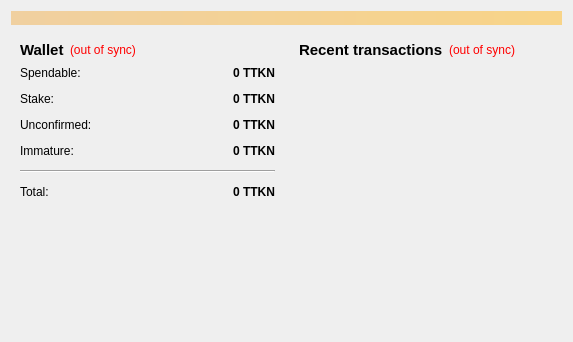
<?xml version="1.0" encoding="UTF-8"?>
<ui version="4.0">
 <class>OverviewPage</class>
 <widget class="QWidget" name="OverviewPage">
  <property name="geometry">
   <rect>
    <x>0</x>
    <y>0</y>
    <width>573</width>
    <height>342</height>
   </rect>
  </property>
  <property name="windowTitle">
   <string>Form</string>
  </property>
  <layout class="QVBoxLayout" name="topLayout">
   <item>
    <widget class="QLabel" name="labelAlerts">
     <property name="visible">
      <bool>false</bool>
     </property>
     <property name="styleSheet">
      <string notr="true">background-color: qlineargradient(x1: 0, y1: 0, x2: 1, y2: 0, stop:0 #F0D0A0, stop:1 #F8D488);  color:#000000
</string>
     </property>
     <property name="wordWrap">
      <bool>true</bool>
     </property>
     <property name="margin">
      <number>3</number>
     </property>
    </widget>
   </item>
   <item>
    <layout class="QHBoxLayout" name="horizontalLayout" stretch="1,1">
     <item>
      <layout class="QVBoxLayout" name="verticalLayout_2">
       <item>
        <widget class="QWidget" name="widget" native="true">
         <layout class="QVBoxLayout" name="verticalLayout_4">
          <item>
           <layout class="QHBoxLayout" name="horizontalLayout_4">
            <item>
             <widget class="QLabel" name="label_5">
              <property name="font">
               <font>
                <pointsize>11</pointsize>
                <weight>75</weight>
                <bold>true</bold>
               </font>
              </property>
              <property name="text">
               <string>Wallet</string>
              </property>
             </widget>
            </item>
            <item>
             <widget class="QLabel" name="labelWalletStatus">
              <property name="toolTip">
               <string>The displayed information may be out of date. Your wallet automatically synchronizes with the Republicoin network after a connection is established, but this process has not completed yet.</string>
              </property>
              <property name="styleSheet">
               <string notr="true">QLabel { color: red; }</string>
              </property>
              <property name="text">
               <string notr="true">(out of sync)</string>
              </property>
              <property name="alignment">
               <set>Qt::AlignLeading|Qt::AlignLeft|Qt::AlignVCenter</set>
              </property>
             </widget>
            </item>
            <item>
             <spacer name="horizontalSpacer_2">
              <property name="orientation">
               <enum>Qt::Horizontal</enum>
              </property>
              <property name="sizeHint" stdset="0">
               <size>
                <width>40</width>
                <height>20</height>
               </size>
              </property>
             </spacer>
            </item>
           </layout>
          </item>
          <item>
           <layout class="QFormLayout" name="formLayout_2">
            <property name="fieldGrowthPolicy">
             <enum>QFormLayout::AllNonFixedFieldsGrow</enum>
            </property>
            <property name="horizontalSpacing">
             <number>12</number>
            </property>
            <property name="verticalSpacing">
             <number>12</number>
            </property>
            <item row="0" column="0">
             <widget class="QLabel" name="label">
              <property name="text">
               <string>Spendable:</string>
              </property>
             </widget>
            </item>
            <item row="0" column="1">
             <widget class="QLabel" name="labelBalance">
              <property name="font">
               <font>
                <weight>75</weight>
                <bold>true</bold>
               </font>
              </property>
              <property name="cursor">
               <cursorShape>IBeamCursor</cursorShape>
              </property>
              <property name="toolTip">
               <string>Your current spendable balance</string>
              </property>
              <property name="text">
               <string notr="true">0 TTKN</string>
              </property>
              <property name="alignment">
               <set>Qt::AlignRight|Qt::AlignTrailing|Qt::AlignVCenter</set>
              </property>
              <property name="textInteractionFlags">
               <set>Qt::LinksAccessibleByMouse|Qt::TextSelectableByKeyboard|Qt::TextSelectableByMouse</set>
              </property>
             </widget>
            </item>
            <item row="1" column="0">
             <widget class="QLabel" name="label_6">
              <property name="text">
               <string>Stake:</string>
              </property>
             </widget>
            </item>
            <item row="1" column="1">
             <widget class="QLabel" name="labelStake">
              <property name="font">
               <font>
                <weight>75</weight>
                <bold>true</bold>
               </font>
              </property>
              <property name="cursor">
               <cursorShape>IBeamCursor</cursorShape>
              </property>
              <property name="toolTip">
               <string>Total of coins that was staked, and do not yet count toward the current balance</string>
              </property>
              <property name="text">
               <string notr="true">0 TTKN</string>
              </property>
              <property name="alignment">
               <set>Qt::AlignRight|Qt::AlignTrailing|Qt::AlignVCenter</set>
              </property>
              <property name="textInteractionFlags">
               <set>Qt::LinksAccessibleByMouse|Qt::TextSelectableByKeyboard|Qt::TextSelectableByMouse</set>
              </property>
             </widget>
            </item>
            <item row="2" column="0">
             <widget class="QLabel" name="label_3">
              <property name="text">
               <string>Unconfirmed:</string>
              </property>
             </widget>
            </item>
            <item row="2" column="1">
             <widget class="QLabel" name="labelUnconfirmed">
              <property name="font">
               <font>
                <weight>75</weight>
                <bold>true</bold>
               </font>
              </property>
              <property name="cursor">
               <cursorShape>IBeamCursor</cursorShape>
              </property>
              <property name="toolTip">
               <string>Total of transactions that have yet to be confirmed, and do not yet count toward the current balance</string>
              </property>
              <property name="text">
               <string notr="true">0 TTKN</string>
              </property>
              <property name="alignment">
               <set>Qt::AlignRight|Qt::AlignTrailing|Qt::AlignVCenter</set>
              </property>
              <property name="textInteractionFlags">
               <set>Qt::LinksAccessibleByMouse|Qt::TextSelectableByKeyboard|Qt::TextSelectableByMouse</set>
              </property>
             </widget>
            </item>
            <item row="3" column="0">
             <widget class="QLabel" name="labelImmatureText">
              <property name="text">
               <string>Immature:</string>
              </property>
             </widget>
            </item>
            <item row="3" column="1">
             <widget class="QLabel" name="labelImmature">
              <property name="font">
               <font>
                <weight>75</weight>
                <bold>true</bold>
               </font>
              </property>
              <property name="toolTip">
               <string>Mined balance that has not yet matured</string>
              </property>
              <property name="text">
               <string notr="true">0 TTKN</string>
              </property>
              <property name="alignment">
               <set>Qt::AlignRight|Qt::AlignTrailing|Qt::AlignVCenter</set>
              </property>
              <property name="textInteractionFlags">
               <set>Qt::LinksAccessibleByMouse|Qt::TextSelectableByKeyboard|Qt::TextSelectableByMouse</set>
              </property>
             </widget>
            </item>
            <item row="4" column="0" colspan="2">
             <widget class="Line" name="line">
              <property name="orientation">
               <enum>Qt::Horizontal</enum>
              </property>
             </widget>
            </item>
            <item row="5" column="0">
             <widget class="QLabel" name="labelTotalText">
              <property name="text">
               <string>Total:</string>
              </property>
             </widget>
            </item>
            <item row="5" column="1">
             <widget class="QLabel" name="labelTotal">
              <property name="font">
               <font>
                <weight>75</weight>
                <bold>true</bold>
               </font>
              </property>
              <property name="cursor">
               <cursorShape>IBeamCursor</cursorShape>
              </property>
              <property name="toolTip">
               <string>Your current total balance</string>
              </property>
              <property name="text">
               <string notr="true">0 TTKN</string>
              </property>
              <property name="alignment">
               <set>Qt::AlignRight|Qt::AlignTrailing|Qt::AlignVCenter</set>
              </property>
              <property name="textInteractionFlags">
               <set>Qt::LinksAccessibleByMouse|Qt::TextSelectableByKeyboard|Qt::TextSelectableByMouse</set>
              </property>
             </widget>
            </item>
           </layout>
          </item>
         </layout>
        </widget>
       </item>
       <item>
        <spacer name="verticalSpacer">
         <property name="orientation">
          <enum>Qt::Vertical</enum>
         </property>
         <property name="sizeHint" stdset="0">
          <size>
           <width>20</width>
           <height>40</height>
          </size>
         </property>
        </spacer>
       </item>
       <item>
        <widget class="QLabel" name="label_2">
         <property name="text">
          <string/>
         </property>
         <property name="pixmap">
          <pixmap resource="../bitcoin.qrc">:/images/wallet</pixmap>
         </property>
        </widget>
       </item>
      </layout>
     </item>
     <item>
      <layout class="QVBoxLayout" name="verticalLayout_3">
       <item>
        <widget class="QWidget" name="widget_2" native="true">
         <layout class="QVBoxLayout" name="verticalLayout">
          <item>
           <layout class="QHBoxLayout" name="horizontalLayout_2">
            <item>
             <widget class="QLabel" name="label_4">
              <property name="font">
               <font>
                <pointsize>11</pointsize>
                <weight>75</weight>
                <bold>true</bold>
               </font>
              </property>
              <property name="text">
               <string>&lt;b&gt;Recent transactions&lt;/b&gt;</string>
              </property>
             </widget>
            </item>
            <item>
             <widget class="QLabel" name="labelTransactionsStatus">
              <property name="toolTip">
               <string>The displayed information may be out of date. Your wallet automatically synchronizes with the Republicoin network after a connection is established, but this process has not completed yet.</string>
              </property>
              <property name="styleSheet">
               <string notr="true">QLabel { color: red; }</string>
              </property>
              <property name="text">
               <string notr="true">(out of sync)</string>
              </property>
              <property name="alignment">
               <set>Qt::AlignRight|Qt::AlignTrailing|Qt::AlignVCenter</set>
              </property>
             </widget>
            </item>
            <item>
             <spacer name="horizontalSpacer">
              <property name="orientation">
               <enum>Qt::Horizontal</enum>
              </property>
              <property name="sizeHint" stdset="0">
               <size>
                <width>40</width>
                <height>20</height>
               </size>
              </property>
             </spacer>
            </item>
           </layout>
          </item>
          <item>
           <widget class="QListView" name="listTransactions">
            <property name="styleSheet">
             <string notr="true">QListView { background: transparent; }</string>
            </property>
            <property name="frameShape">
             <enum>QFrame::NoFrame</enum>
            </property>
            <property name="verticalScrollBarPolicy">
             <enum>Qt::ScrollBarAlwaysOff</enum>
            </property>
            <property name="horizontalScrollBarPolicy">
             <enum>Qt::ScrollBarAlwaysOff</enum>
            </property>
            <property name="selectionMode">
             <enum>QAbstractItemView::NoSelection</enum>
            </property>
           </widget>
          </item>
         </layout>
        </widget>
       </item>
      </layout>
     </item>
    </layout>
   </item>
  </layout>
 </widget>
 <resources>
  <include location="../bitcoin.qrc"/>
 </resources>
 <connections/>
</ui>
